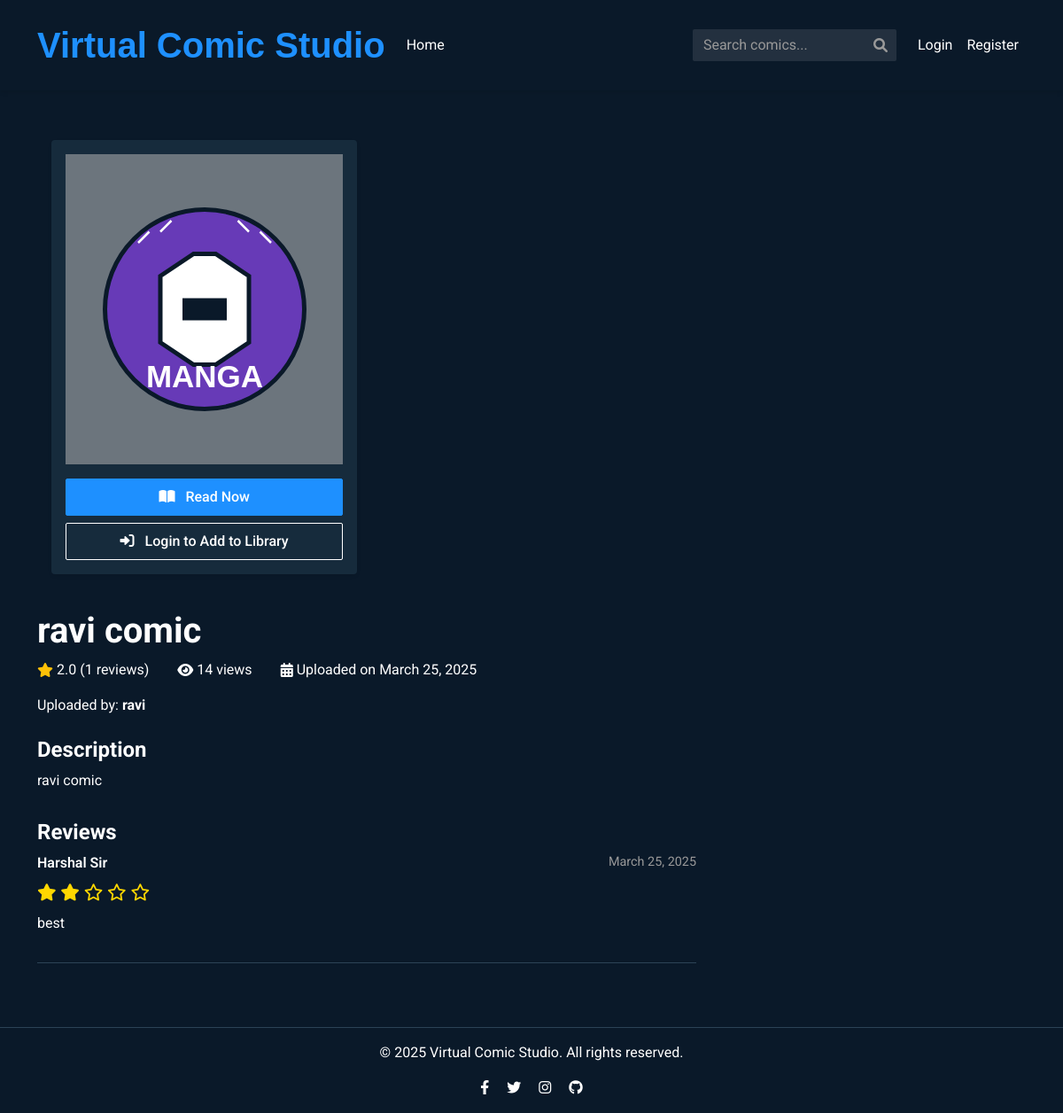
The page /comic/4 on the database as committed earlier.
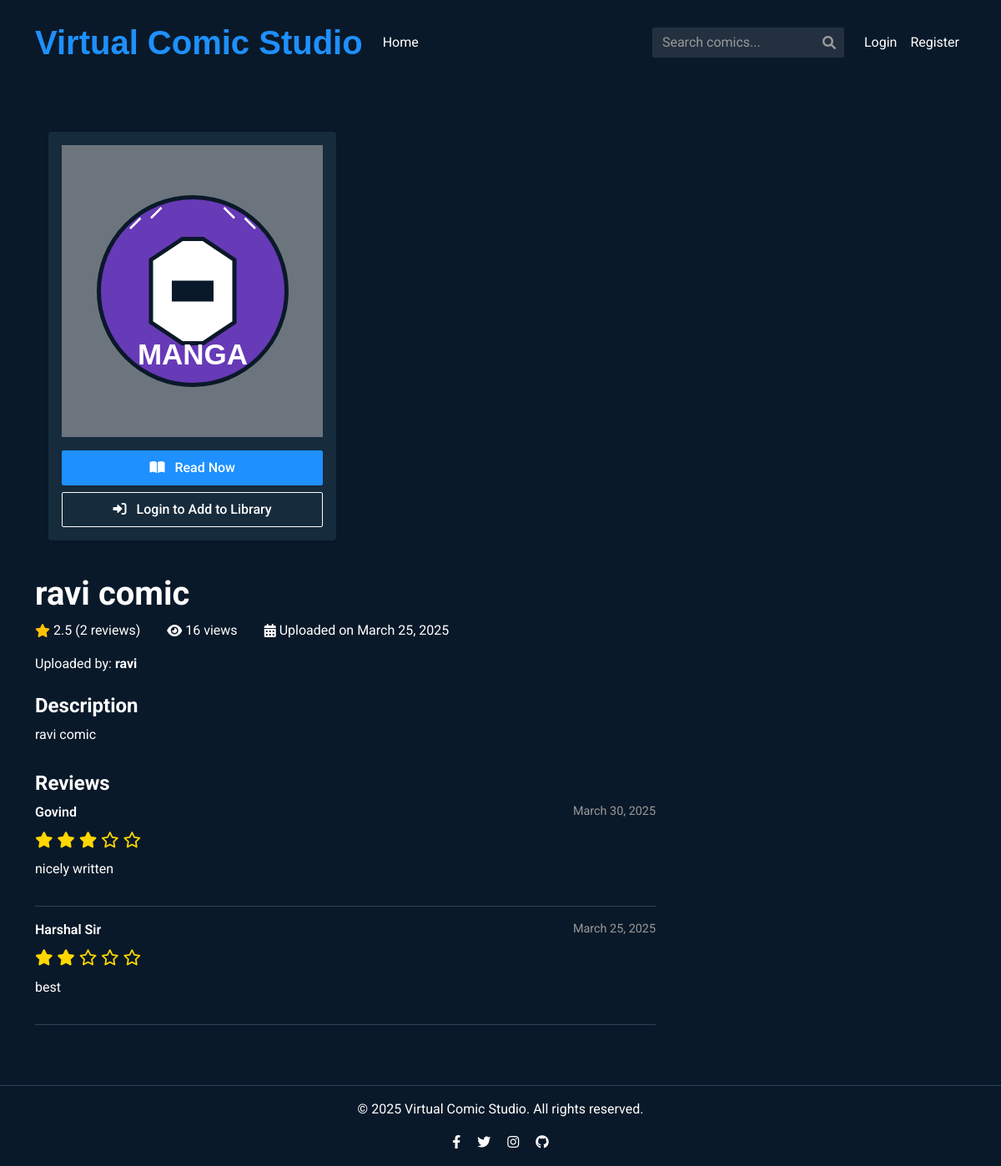
The same page on the database as committed later.
### models.py (models this page shows, shortened)
class Review(db.Model):
    id = db.Column(db.Integer, primary_key=True)
    user_id = db.Column(db.Integer, db.ForeignKey('user.id'), nullable=False)
    comic_id = db.Column(db.Integer, db.ForeignKey('comic.id'), nullable=False)
    text = db.Column(db.Text, nullable=False)
    rating = db.Column(db.Integer, nullable=False)  # 1-5 rating
    created_at = db.Column(db.DateTime, default=datetime.datetime.utcnow)

class Comic(db.Model):
    id = db.Column(db.Integer, primary_key=True)
    title = db.Column(db.String(100), nullable=False)
    description = db.Column(db.Text, nullable=False)
    filename = db.Column(db.String(255), nullable=False, unique=True)
    owner_id = db.Column(db.Integer, db.ForeignKey('user.id'), nullable=False)
    upload_date = db.Column(db.DateTime, default=datetime.datetime.utcnow)
    views = db.Column(db.Integer, default=0)
    logo_id = db.Column(db.Integer, default=1) # Logo ID (1-5)
    reviews = db.relationship('Review', backref='comic', lazy='dynamic', cascade='all, delete-orphan')
    def get_average_rating(self):
        reviews = self.reviews.all()
        if not reviews:
            return 0
        return sum(review.rating for review in reviews) / len(reviews)
    def increment_views(self):
        self.views += 1
        db.session.commit()
        return self.views
    @property
    def ratings(self):
        return self.reviews.all()

class User(UserMixin, db.Model):
    id = db.Column(db.Integer, primary_key=True)
    username = db.Column(db.String(64), unique=True, nullable=False)
    email = db.Column(db.String(120), unique=True, nullable=False)
    password_hash = db.Column(db.String(256), nullable=False)
    created_at = db.Column(db.DateTime, default=datetime.datetime.utcnow)
    comics_uploaded = db.relationship('Comic', backref='owner', lazy='dynamic')
    reviews = db.relationship('Review', backref='user', lazy='dynamic')
    library_comics = db.relationship('Comic', secondary=user_library,
                                    lazy='dynamic', backref=db.backref('in_libraries', lazy='dynamic'))
    def get_by_id(user_id):
        return User.query.get(user_id)

### routes.py (the view)
@app.route('/comic/<comic_id>')
def comic_details(comic_id):
    comic = Comic.query.get(comic_id)
    if not comic:
        flash('Comic not found', 'danger')
        return redirect(url_for('index'))
    reviews = Review.query.filter_by(comic_id=comic_id).order_by(Review.created_at.desc()).all()
    owner = User.query.get(comic.owner_id)
    comic.increment_views()
    return render_template('comic_details.html', comic=comic, reviews=reviews, owner=owner,User = User)

### templates/comic_details.html (shortened to what the changed rows need)
    {% extends "layout.html" %}
    {% block content %}
            <div class="col-md-8">
                <h1 class="mb-2">{{ comic.title }}</h1>
                <div class="comic-stats mb-3">
                    <span class="me-3">
                        <i class="fas fa-star text-warning me-1"></i>
                        {{ comic.get_average_rating()|round(1) }} ({{ comic.ratings|length }} reviews)
                    </span>
                    <span class="me-3">
                        <i class="fas fa-eye me-1"></i>
                        {{ comic.views }} views
                    </span>
                    <span>
                        <i class="fas fa-calendar-alt me-1"></i>
                        Uploaded on {{ comic.upload_date.strftime('%B %d, %Y') }}
                    </span>
                </div>
                <div class="comic-author mb-4">
                    <p>Uploaded by: <strong>{{ owner.username }}</strong></p>
                </div>
                <div class="comic-description mb-4">
                    <h4>Description</h4>
                    <p>{{ comic.description }}</p>
                </div>
                <div class="reviews-section">
                    <h4>Reviews</h4>
                    {% if reviews|length > 0 %}
                        {% for review in reviews %}
                        <div class="review-card">
                            <div class="review-header">
                                <span class="review-user">
                                    {% set review_user = User.get_by_id(review.user_id) %}
                                    {{ review_user.username if review_user else 'Unknown User' }}
                                </span>
                                <span class="review-date">{{ review.created_at.strftime('%B %d, %Y') }}</span>
                            </div>
                            <div class="star-rating mb-2">
                                {% for i in range(5) %}
                                    {% if i < review.rating %}
                                    <i class="fas fa-star"></i>
                                    {% else %}
                                    <i class="far fa-star"></i>
                                    {% endif %}
                                {% endfor %}
                            </div>
                            <p>{{ review.text }}</p>
                        </div>
                        {% endfor %}
                    {% else %}
                    <div class="alert alert-secondary">
                        No reviews yet. Be the first to review this comic!
                    </div>
                    {% endif %}
                </div>
            </div>
    {% endblock %}

Rows that differ between the two databases and show on the page:
changed Comic "ravi comic": views "14" → "16"
computed for Review "best": get_average_rating "2.0" → "2.5"
added Review: created_at "March 30, 2025", text "nicely written"
added User: username "Govind"
Other text that changed with them:
{{ comic.ratings|length }}: "1" → "2"
